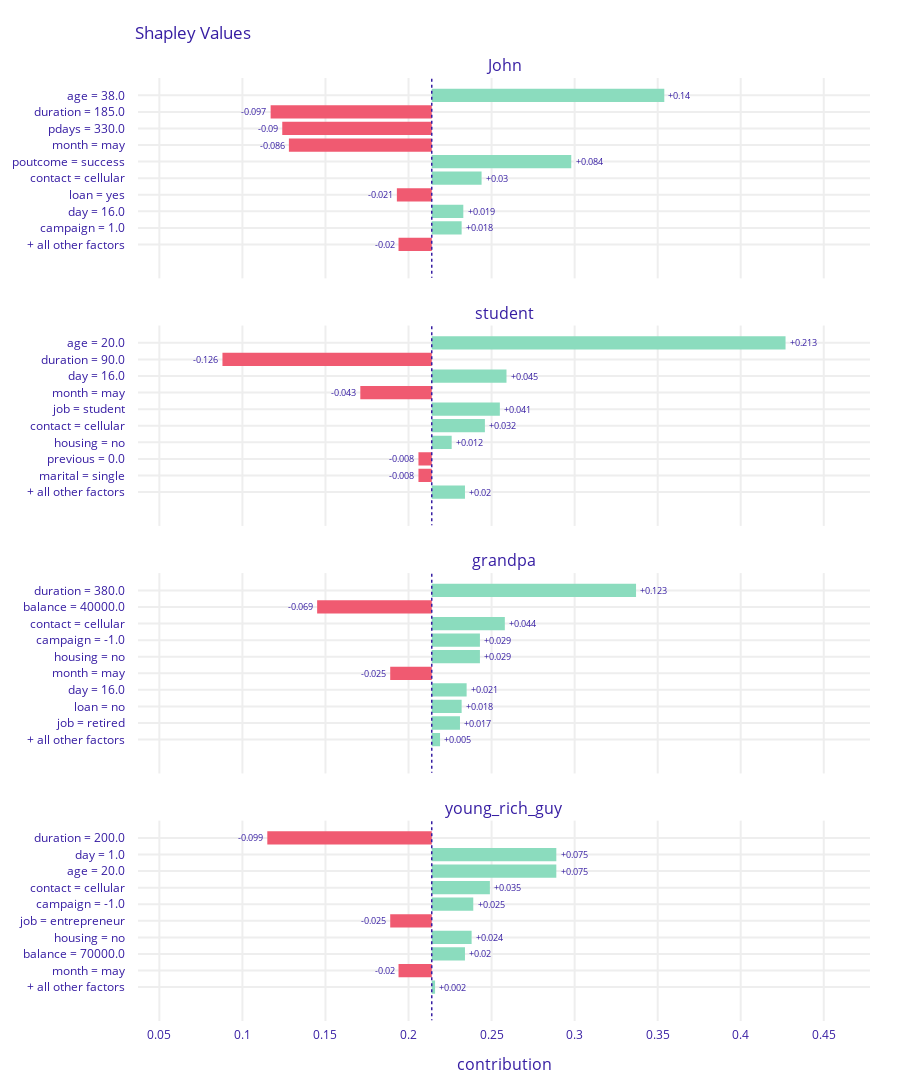

The cell this chart's notebook holds for it:
### Code cell
sh_john.plot([sh_student, sh_grandpa, young_rich_guy])

### Figure 1 — Plotly figure (JSON) as saved in the notebook; plotly's stock layout.template omitted (floating-point values rounded to 4 significant figures)
{"data": [{"base": 0.214, "hoverinfo": "text", "hoverlabel": {"bgcolor": "rgba(0,0,0,0.8)"}, "hovertext": ["Average response: 0.214<br>Prediction: 0.193<br>age = 38.0<br>increases average response <br>by 0.14", "Average response: 0.214<br>Prediction: 0.193<br>duration = 185.0<br>decreases average response <br>by 0.097", "Average response: 0.214<br>Prediction: 0.193<br>pdays = 330.0<br>decreases average response <br>by 0.09", "Average response: 0.214<br>Prediction: 0.193<br>month = may<br>decreases average response <br>by 0.086", "Average response: 0.214<br>Prediction: 0.193<br>poutcome = success<br>increases average response <br>by 0.084", "Average response: 0.214<br>Prediction: 0.193<br>contact = cellular<br>increases average response <br>by 0.03", "Average response: 0.214<br>Prediction: 0.193<br>loan = yes<br>decreases average response <br>by 0.021", "Average response: 0.214<br>Prediction: 0.193<br>day = 16.0<br>increases average response <br>by 0.019", "Average response: 0.214<br>Prediction: 0.193<br>campaign = 1.0<br>increases average response <br>by 0.018", "Average response: 0.214<br>Prediction: 0.193<br>+ all other factors<br>decreases average response <br>by 0.02"], "marker": {"color": ["#8bdcbe", "#f05a71", "#f05a71", "#f05a71", "#8bdcbe", "#8bdcbe", "#f05a71", "#8bdcbe", "#8bdcbe", "#f05a71"]}, "orientation": "h", "showlegend": false, "text": ["+0.14", "-0.097", "-0.09", "-0.086", "+0.084", "+0.03", "-0.021", "+0.019", "+0.018", "-0.02"], "textposition": "outside", "type": "bar", "x": [0.14, -0.097, -0.09, -0.086, 0.084, 0.03, -0.021, 0.019, 0.018, -0.02], "xaxis": "x", "y": ["age = 38.0", "duration = 185.0", "pdays = 330.0", "month = may", "poutcome = success", "contact = cellular", "loan = yes", "day = 16.0", "campaign = 1.0", "+ all other factors"], "yaxis": "y"}, {"base": 0.214, "hoverinfo": "text", "hoverlabel": {"bgcolor": "rgba(0,0,0,0.8)"}, "hovertext": ["Average response: 0.214<br>Prediction: 0.391<br>age = 20.0<br>increases average response <br>by 0.213", "Average response: 0.214<br>Prediction: 0.391<br>duration = 90.0<br>decreases average response <br>by 0.126", "Average response: 0.214<br>Prediction: 0.391<br>day = 16.0<br>increases average response <br>by 0.045", "Average response: 0.214<br>Prediction: 0.391<br>month = may<br>decreases average response <br>by 0.043", "Average response: 0.214<br>Prediction: 0.391<br>job = student<br>increases average response <br>by 0.041", "Average response: 0.214<br>Prediction: 0.391<br>contact = cellular<br>increases average response <br>by 0.032", "Average response: 0.214<br>Prediction: 0.391<br>housing = no<br>increases average response <br>by 0.012", "Average response: 0.214<br>Prediction: 0.391<br>previous = 0.0<br>decreases average response <br>by 0.008", "Average response: 0.214<br>Prediction: 0.391<br>marital = single<br>decreases average response <br>by 0.008", "Average response: 0.214<br>Prediction: 0.391<br>+ all other factors<br>increases average response <br>by 0.02"], "marker": {"color": ["#8bdcbe", "#f05a71", "#8bdcbe", "#f05a71", "#8bdcbe", "#8bdcbe", "#8bdcbe", "#f05a71", "#f05a71", "#8bdcbe"]}, "orientation": "h", "showlegend": false, "text": ["+0.213", "-0.126", "+0.045", "-0.043", "+0.041", "+0.032", "+0.012", "-0.008", "-0.008", "+0.02"], "textposition": "outside", "type": "bar", "x": [0.213, -0.126, 0.045, -0.043, 0.041, 0.032, 0.012, -0.008, -0.008, 0.02], "xaxis": "x2", "y": ["age = 20.0", "duration = 90.0", "day = 16.0", "month = may", "job = student", "contact = cellular", "housing = no", "previous = 0.0", "marital = single", "+ all other factors"], "yaxis": "y2"}, {"base": 0.214, "hoverinfo": "text", "hoverlabel": {"bgcolor": "rgba(0,0,0,0.8)"}, "hovertext": ["Average response: 0.214<br>Prediction: 0.406<br>duration = 380.0<br>increases average response <br>by 0.123", "Average response: 0.214<br>Prediction: 0.406<br>balance = 40000.0<br>decreases average response <br>by 0.069", "Average response: 0.214<br>Prediction: 0.406<br>contact = cellular<br>increases average response <br>by 0.044", "Average response: 0.214<br>Prediction: 0.406<br>campaign = -1.0<br>increases average response <br>by 0.029", "Average response: 0.214<br>Prediction: 0.406<br>housing = no<br>increases average response <br>by 0.029", "Average response: 0.214<br>Prediction: 0.406<br>month = may<br>decreases average response <br>by 0.025", "Average response: 0.214<br>Prediction: 0.406<br>day = 16.0<br>increases average response <br>by 0.021", "Average response: 0.214<br>Prediction: 0.406<br>loan = no<br>increases average response <br>by 0.018", "Average response: 0.214<br>Prediction: 0.406<br>job = retired<br>increases average response <br>by 0.017", "Average response: 0.214<br>Prediction: 0.406<br>+ all other factors<br>increases average response <br>by 0.005"], "marker": {"color": ["#8bdcbe", "#f05a71", "#8bdcbe", "#8bdcbe", "#8bdcbe", "#f05a71", "#8bdcbe", "#8bdcbe", "#8bdcbe", "#8bdcbe"]}, "orientation": "h", "showlegend": false, "text": ["+0.123", "-0.069", "+0.044", "+0.029", "+0.029", "-0.025", "+0.021", "+0.018", "+0.017", "+0.005"], "textposition": "outside", "type": "bar", "x": [0.123, -0.069, 0.044, 0.029, 0.029, -0.025, 0.021, 0.018, 0.017, 0.005], "xaxis": "x3", "y": ["duration = 380.0", "balance = 40000.0", "contact = cellular", "campaign = -1.0", "housing = no", "month = may", "day = 16.0", "loan = no", "job = retired", "+ all other factors"], "yaxis": "y3"}, {"base": 0.214, "hoverinfo": "text", "hoverlabel": {"bgcolor": "rgba(0,0,0,0.8)"}, "hovertext": ["Average response: 0.214<br>Prediction: 0.326<br>duration = 200.0<br>decreases average response <br>by 0.099", "Average response: 0.214<br>Prediction: 0.326<br>day = 1.0<br>increases average response <br>by 0.075", "Average response: 0.214<br>Prediction: 0.326<br>age = 20.0<br>increases average response <br>by 0.075", "Average response: 0.214<br>Prediction: 0.326<br>contact = cellular<br>increases average response <br>by 0.035", "Average response: 0.214<br>Prediction: 0.326<br>campaign = -1.0<br>increases average response <br>by 0.025", "Average response: 0.214<br>Prediction: 0.326<br>job = entrepreneur<br>decreases average response <br>by 0.025", "Average response: 0.214<br>Prediction: 0.326<br>housing = no<br>increases average response <br>by 0.024", "Average response: 0.214<br>Prediction: 0.326<br>balance = 70000.0<br>increases average response <br>by 0.02", "Average response: 0.214<br>Prediction: 0.326<br>month = may<br>decreases average response <br>by 0.02", "Average response: 0.214<br>Prediction: 0.326<br>+ all other factors<br>increases average response <br>by 0.002"], "marker": {"color": ["#f05a71", "#8bdcbe", "#8bdcbe", "#8bdcbe", "#8bdcbe", "#f05a71", "#8bdcbe", "#8bdcbe", "#f05a71", "#8bdcbe"]}, "orientation": "h", "showlegend": false, "text": ["-0.099", "+0.075", "+0.075", "+0.035", "+0.025", "-0.025", "+0.024", "+0.02", "-0.02", "+0.002"], "textposition": "outside", "type": "bar", "x": [-0.099, 0.075, 0.075, 0.035, 0.025, -0.025, 0.024, 0.02, -0.02, 0.002], "xaxis": "x4", "y": ["duration = 200.0", "day = 1.0", "age = 20.0", "contact = cellular", "campaign = -1.0", "job = entrepreneur", "housing = no", "balance = 70000.0", "month = may", "+ all other factors"], "yaxis": "y4"}], "layout": {"annotations": [{"font": {"size": 16}, "showarrow": false, "text": "John", "x": 0.5, "xanchor": "center", "xref": "paper", "y": 1, "yanchor": "bottom", "yref": "paper"}, {"font": {"size": 16}, "showarrow": false, "text": "student", "x": 0.5, "xanchor": "center", "xref": "paper", "y": 0.7375, "yanchor": "bottom", "yref": "paper"}, {"font": {"size": 16}, "showarrow": false, "text": "grandpa", "x": 0.5, "xanchor": "center", "xref": "paper", "y": 0.475, "yanchor": "bottom", "yref": "paper"}, {"font": {"size": 16}, "showarrow": false, "text": "young_rich_guy", "x": 0.5, "xanchor": "center", "xref": "paper", "y": 0.2125, "yanchor": "bottom", "yref": "paper"}, {"font": {"size": 16}, "showarrow": false, "text": "contribution", "x": 0.5, "xanchor": "center", "xref": "paper", "y": 0, "yanchor": "top", "yref": "paper", "yshift": -30}], "font": {"color": "#371ea3"}, "height": 1255, "margin": {"b": 71, "r": 30, "t": 78}, "shapes": [{"line": {"color": "#371ea3", "dash": "dot", "width": 1.5}, "type": "line", "x0": 0.214, "x1": 0.214, "xref": "x", "y0": -1, "y1": 11, "yref": "y"}, {"line": {"color": "#371ea3", "dash": "dot", "width": 1.5}, "type": "line", "x0": 0.214, "x1": 0.214, "xref": "x2", "y0": -1, "y1": 11, "yref": "y2"}, {"line": {"color": "#371ea3", "dash": "dot", "width": 1.5}, "type": "line", "x0": 0.214, "x1": 0.214, "xref": "x3", "y0": -1, "y1": 11, "yref": "y3"}, {"line": {"color": "#371ea3", "dash": "dot", "width": 1.5}, "type": "line", "x0": 0.214, "x1": 0.214, "xref": "x4", "y0": -1, "y1": 11, "yref": "y4"}], "title": {"text": "Shapley Values", "x": 0.15}, "xaxis": {"anchor": "y", "automargin": true, "domain": [0, 1], "fixedrange": true, "gridwidth": 2, "matches": "x4", "range": [0.03714, 0.4778], "showticklabels": false, "tickcolor": "white", "ticklen": 3, "ticks": "outside", "type": "linear", "zeroline": false}, "xaxis2": {"anchor": "y2", "automargin": true, "domain": [0, 1], "fixedrange": true, "gridwidth": 2, "matches": "x4", "range": [0.03714, 0.4778], "showticklabels": false, "tickcolor": "white", "ticklen": 3, "ticks": "outside", "type": "linear", "zeroline": false}, "xaxis3": {"anchor": "y3", "automargin": true, "domain": [0, 1], "fixedrange": true, "gridwidth": 2, "matches": "x4", "range": [0.03714, 0.4778], "showticklabels": false, "tickcolor": "white", "ticklen": 3, "ticks": "outside", "type": "linear", "zeroline": false}, "xaxis4": {"anchor": "y4", "automargin": true, "domain": [0, 1], "fixedrange": true, "gridwidth": 2, "range": [0.03714, 0.4778], "tickcolor": "white", "ticklen": 3, "ticks": "outside", "type": "linear", "zeroline": false}, "yaxis": {"anchor": "x", "automargin": true, "autorange": "reversed", "domain": [0.7875, 1], "fixedrange": true, "gridwidth": 2, "tickcolor": "white", "ticklen": 10, "ticks": "outside", "type": "category"}, "yaxis2": {"anchor": "x2", "automargin": true, "autorange": "reversed", "domain": [0.525, 0.7375], "fixedrange": true, "gridwidth": 2, "tickcolor": "white", "ticklen": 10, "ticks": "outside", "type": "category"}, "yaxis3": {"anchor": "x3", "automargin": true, "autorange": "reversed", "domain": [0.2625, 0.475], "fixedrange": true, "gridwidth": 2, "tickcolor": "white", "ticklen": 10, "ticks": "outside", "type": "category"}, "yaxis4": {"anchor": "x4", "automargin": true, "autorange": "reversed", "domain": [0, 0.2125], "fixedrange": true, "gridwidth": 2, "tickcolor": "white", "ticklen": 10, "ticks": "outside", "type": "category"}}}
